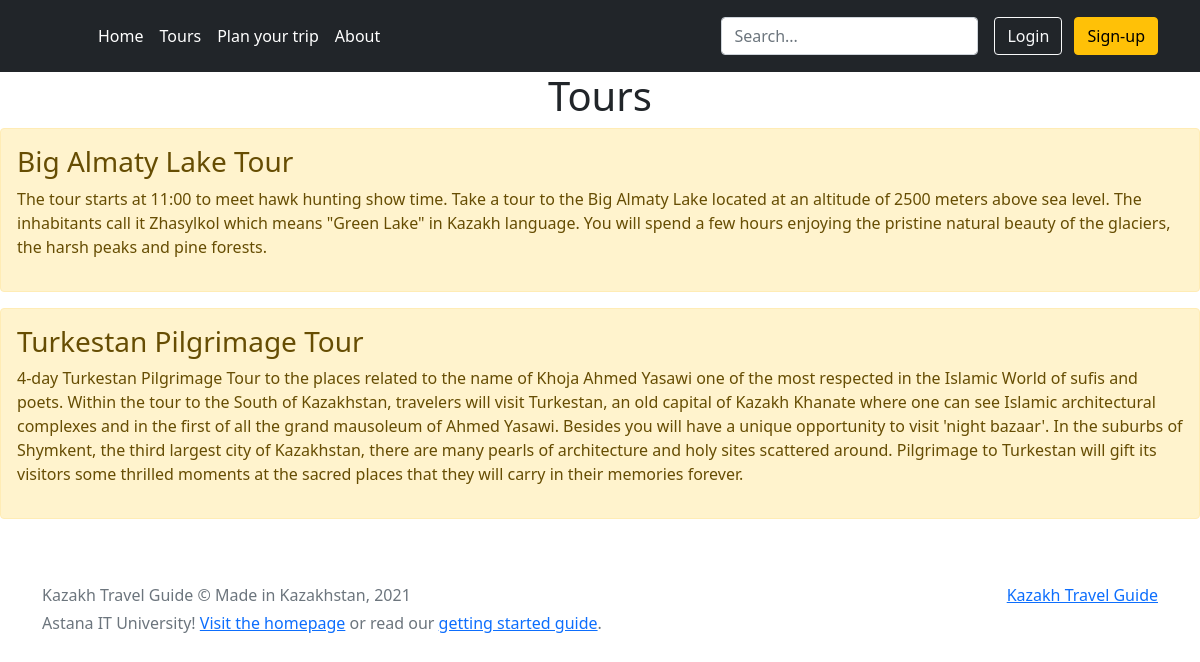
Page /tours on the committed database.
### main/models.py (models this page shows, shortened)
class Tour(models.Model):
    title = models.TextField('Title of the tour')
    desc = models.TextField('Description of the tour')

### main/views.py (the view)
# urls.py: path('tours', views.tours, name="tours")
def tours(request):
    all_tours = Tour.objects.all()
    return render(request, "main/tours.html", {'all_tours': all_tours})

### main/templates/main/tours.html (shortened to what this page needs)
{% extends 'main/base.html' %}
{% load static  %}
{% block content %}
    <h1 style="text-align: center">Tours</h1>
    {% for el in all_tours %}
        <div class="alert alert-warning mt-2">
            <h3>{{ el.title }}</h3>
            <p>{{ el.desc }}</p>
        </div>
    {% endfor %}
{% endblock %}

### main/templates/main/base.html (shortened to what this page needs)
{% load static %}
<!DOCTYPE html>
<html lang="en">
<head>
    <link rel="stylesheet" href="{% static 'main/css/style.css' %}">
    <link href="https://cdn.jsdelivr.net/npm/bootstrap@5.0.0-beta3/dist/css/bootstrap.min.css" rel="stylesheet">
</head>
<body>
    <header class="p-3 bg-dark text-white">
        <div class="container">
            <div class="d-flex flex-wrap align-items-center justify-content-center justify-content-lg-start">
                <a href="/" class="d-flex align-items-center mb-2 mb-lg-0 text-white text-decoration-none">
                <svg class="bi me-2" width="40" height="32"><use xlink:href="#bootstrap"></use></svg>
                </a>
      <ul class="nav col-12 col-lg-auto me-lg-auto mb-2 justify-content-center mb-md-0">
        <li><a href="{% url 'index' %}" class="nav-link px-2 text-white">Home</a></li>
        <li><a href="{% url 'tours' %}" class="nav-link px-2 text-white">Tours</a></li>
        <li><a href="#" class="nav-link px-2 text-white">Plan your trip</a></li>
        <li><a href="{% url 'about' %}" class="nav-link px-2 text-white">About</a></li>
      </ul>
      <form class="col-12 col-lg-auto mb-3 mb-lg-0 me-lg-3">
        <input type="search" class="form-control form-control-dark" placeholder="Search...">
      </form>
      <div class="text-end">
          <a href="{% url 'account_login' %}" ><button type="button" class="btn btn-outline-light me-2">Login</button></a>
        <a href="{% url 'account_signup' %}" ><button type="button" class="btn btn-warning">Sign-up</button></a>
      </div>
    </div>
  </div>
</header>
    {% block content %}{% endblock %}
</body>
<footer class="text-muted py-5">
  <div class="container">
    <p class="float-end mb-1">
      <a href="#">Kazakh Travel Guide</a>
    </p>
    <p class="mb-1">Kazakh Travel Guide © Made in Kazakhstan, 2021</p>
    <p class="mb-0">Astana IT University! <a href="/">Visit the homepage</a> or read our <a href="/docs/5.0/getting-started/introduction/">getting started guide</a>.</p>
  </div>
</footer>
</html>

### rows in the picture
Tour: title "Big Almaty Lake Tour", desc "The tour starts at 11:00 to meet hawk hunting show time. Take a tour to the Big Almaty Lake located at an altitude of 2500 meters above sea level. The inhabitants call it Zhasylkol which means \"Green Lake\" in Kazakh language. You will spend a few hours enjoying the pristine natural beauty of the glaciers, the harsh peaks and pine forests."
Tour: title "Turkestan Pilgrimage Tour", desc "4-day Turkestan Pilgrimage Tour to the places related to the name of Khoja Ahmed Yasawi one of the most respected in the Islamic World of sufis and poets. Within the tour to the South of Kazakhstan, travelers will visit Turkestan, an old capital of Kazakh Khanate where one can see Islamic architectural complexes and in the first of all the grand mausoleum of Ahmed Yasawi. Besides you will have a unique opportunity to visit 'night bazaar'. In the suburbs of Shymkent, the third largest city of Kazakhstan, there are many pearls of architecture and holy sites scattered around. Pilgrimage to Turkestan will gift its visitors some thrilled moments at the sacred places that they will carry in their…"
